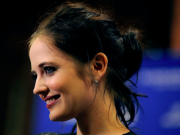
#> input picture nvshendahui/picture/伊娃-格林.jpg, 180 x 135 px; its folder holds 4 pictures in this run
$ python charts.py   (older library calls are emulated)
#> lines starting #> are read from the running program, lines starting #| are printed output that depends on the picture
# coding = utf-8
"""
@author: zhou
@time:2019/8/5 14:46
@File: charts.py
"""

from pyecharts.charts import Bar, WordCloud
from pyecharts import options as opts
import pandas as pd
import os
import random
from PIL import Image
import math


def do_charts():
    nvshen = pd.read_csv('nvshen.csv')
    nvshen.sort_values('weight_score', ascending=False, inplace=True)
    bar = Bar()
    count_top = nvshen['count'][0:10].values.tolist()
    count_bottom = nvshen['count'][-10:-1].values.tolist()
    count = [''.join(list(filter(str.isdigit, i))) for i in count_top] + \
            [''.join(list(filter(str.isdigit, i))) for i in count_bottom]
    name_top = nvshen['name'][0:10]
    name_bottom = nvshen['name'][-10:-1]
    name = name_top.values.tolist() + name_bottom.values.tolist()
    score_top = nvshen["weight_score"][0:10]
    score_bottom = nvshen["weight_score"][-10:-1]
    score = score_top.values.tolist() + score_bottom.values.tolist()
    bar.add_xaxis(name)
    bar.add_yaxis("女神得分/百分制", score, gap="0%")
    bar.add_yaxis("打分人数/万", count, gap="0%")
    bar.set_global_opts(title_opts=opts.TitleOpts(title="女神大会", subtitle="女神大排名-top10"),
                        datazoom_opts=opts.DataZoomOpts(is_show=True, orient="vertical"),
                        xaxis_opts=opts.AxisOpts(axislabel_opts=opts.LabelOpts(rotate=-45)),
                        toolbox_opts=opts.ToolboxOpts())
    bar.render('女神大排名-top10.html')

    word_name = nvshen['name'].values.tolist()
    word_value = nvshen["weight_score"].values.tolist()
    words = [i for i in zip(word_name, word_value)]
    wordcloud = WordCloud()
    wordcloud.add("", words, word_size_range=[10, 40], shape='circle')
    wordcloud.render("女神词云.html")


def do_baidu_charts():
    nvshen = pd.read_csv('nvshen_new.csv')
    nvshen.sort_values('aip_score', ascending=False, inplace=True)
    bar = Bar()
    name_top = nvshen['name'][0:10]
    name_bottom = nvshen['name'][-10:-1]
    name = name_top.values.tolist() + name_bottom.values.tolist()
    score_top = nvshen["aip_score"][0:10]
    score_bottom = nvshen["aip_score"][-10:-1]
    score = score_top.values.tolist() + score_bottom.values.tolist()
    bar.add_xaxis(name)
    bar.add_yaxis("女神新得分/百分制", score)
    bar.set_global_opts(datazoom_opts=opts.DataZoomOpts(is_show=True, orient="vertical"),
                        xaxis_opts=opts.AxisOpts(axislabel_opts=opts.LabelOpts(rotate=-45)),
                        toolbox_opts=opts.ToolboxOpts())
    bar.render('女神新排名.html')


def pic_wall():
    x = 0
    y = 0
    imgs = os.listdir("picture")
    random.shuffle(imgs)
    # 创建640*640的图片用于填充各小图片
    newImg = Image.new('RGBA', (2048, 2048))
#> newImg: PIL image 2048x2048 RGBA; every value is 0
    # 以640*640来拼接图片，math.sqrt()开平方根计算每张小图片的宽高，
    width = int(math.sqrt(2048 * 2048 / len(imgs)))
    # 每行图片数
    numLine = int(2048 / width)

    for i in imgs:
        if not i.endswith('jpg'):
            continue
        img = Image.open("picture/" + i)
#> img is the input picture: PIL image 180x135 RGBA; mean R, G, B, A 46.9, 38.2, 47.7, 255
        # 缩小图片
        img = img.resize((width, width), Image.ANTIALIAS)
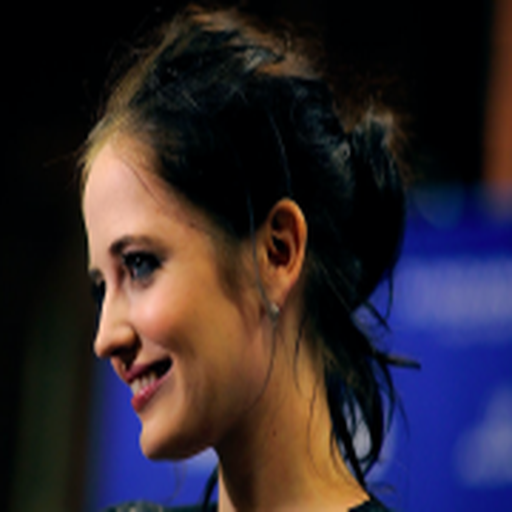
#> img: PIL image 1024x1024 RGBA (shown at 1/2 size); mean R, G, B, A 46.9, 38.2, 47.7, 255
        # 拼接图片，一行排满，换行拼接
        newImg.paste(img, (x * width, y * width))
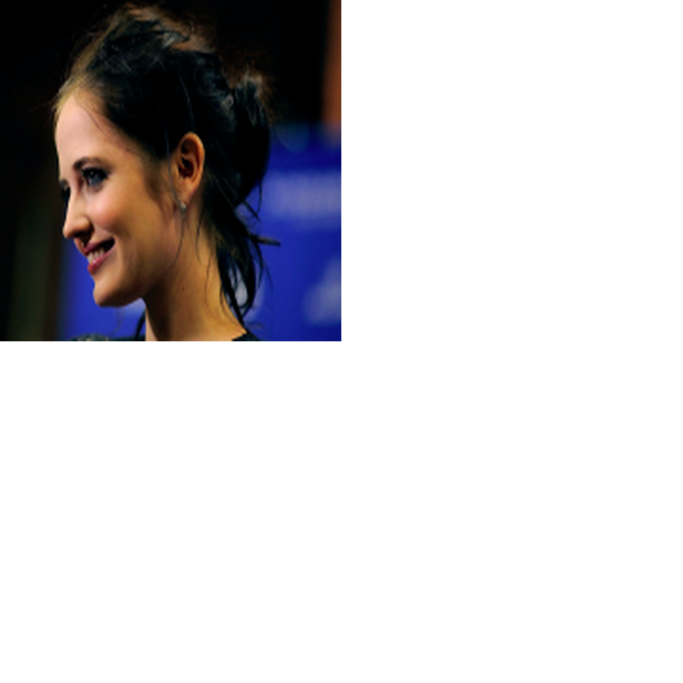
#> newImg: PIL image 2048x2048 RGBA (shown at 1/3 size); mean R, G, B, A 11.7, 9.5, 11.9, 63.8; transparent parts drawn white
        x += 1
        if x >= numLine:
            x = 0
            y += 1
#> pass 2 of the loop in pic_wall, `for i in imgs:`:
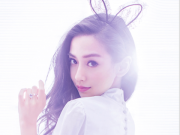
#> input picture nvshendahui/picture/Angelababy.jpg, 180 x 135 px
#> in pic_wall, img is the input picture: PIL image 180x135 RGBA; mean R, G, B, A 232.6, 225.4, 239.3, 255
#> in pic_wall, `img = img.resize((width, width), Image.ANTIALIAS)`:
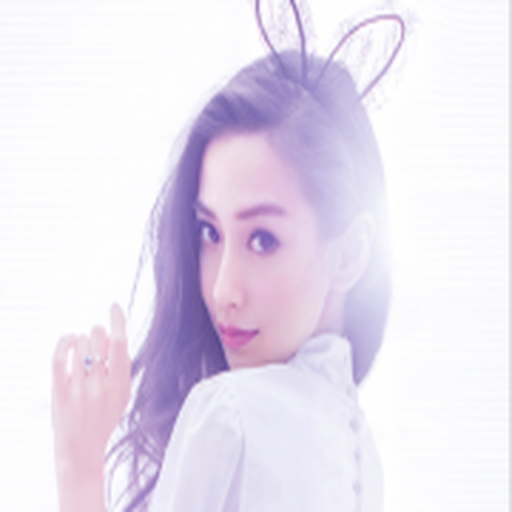
#> img: PIL image 1024x1024 RGBA (shown at 1/2 size); mean R, G, B, A 232.6, 225.4, 239.3, 255
#> in pic_wall, `newImg.paste(img, (x * width, y * width))`:
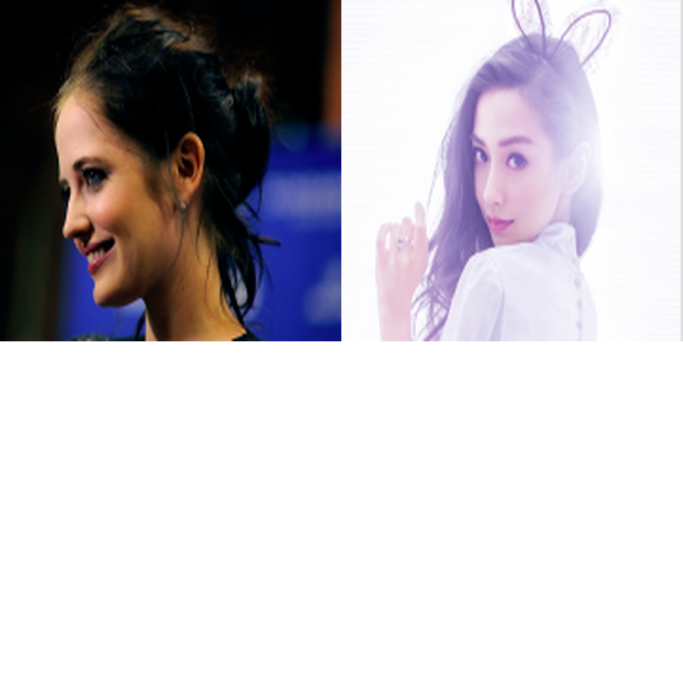
#> newImg: PIL image 2048x2048 RGBA (shown at 1/3 size); mean R, G, B, A 69.9, 65.9, 71.7, 127.5; transparent parts drawn white
#> pass 3 of the loop in pic_wall, `for i in imgs:`:
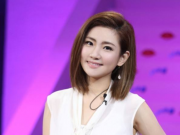
#> input picture nvshendahui/picture/任家萱.jpg, 180 x 135 px
#> in pic_wall, img is the input picture: PIL image 180x135 RGB; mean R, G, B 175.4, 101.8, 195.1
#> in pic_wall, `img = img.resize((width, width), Image.ANTIALIAS)`:
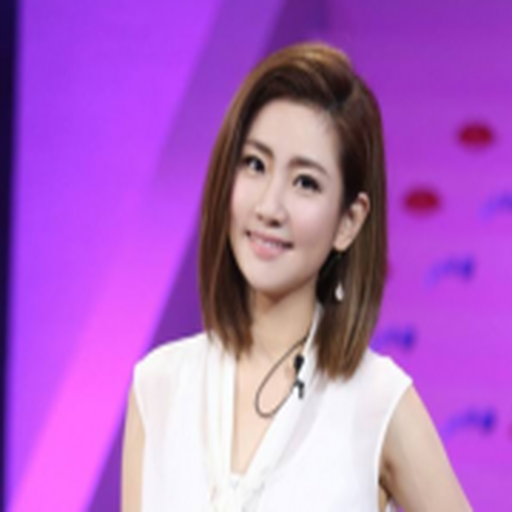
#> img: PIL image 1024x1024 RGB (shown at 1/2 size); mean R, G, B 175.4, 101.8, 195.1
#> in pic_wall, `newImg.paste(img, (x * width, y * width))`:
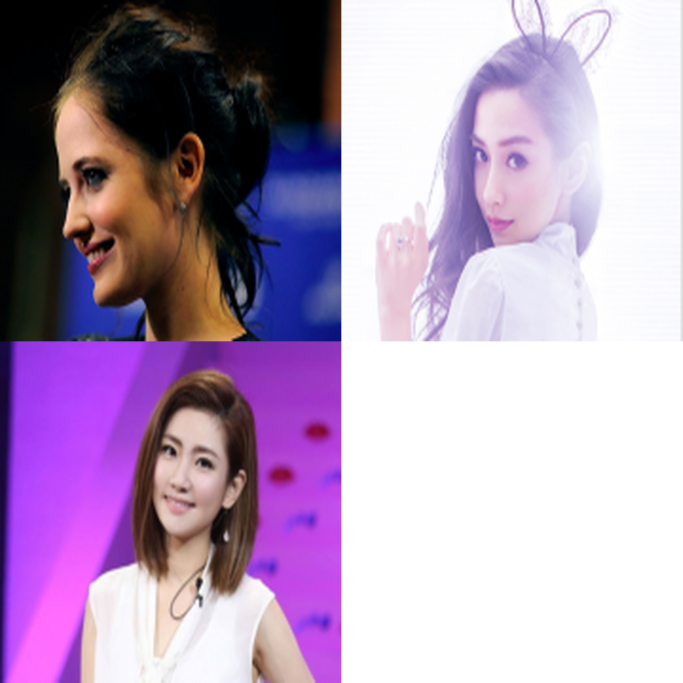
#> newImg: PIL image 2048x2048 RGBA (shown at 1/3 size); mean R, G, B, A 113.7, 91.3, 120.5, 191.2; transparent parts drawn white
#> the loop made 4 passes; the first 3 are shown
    newImg.save("all.png")
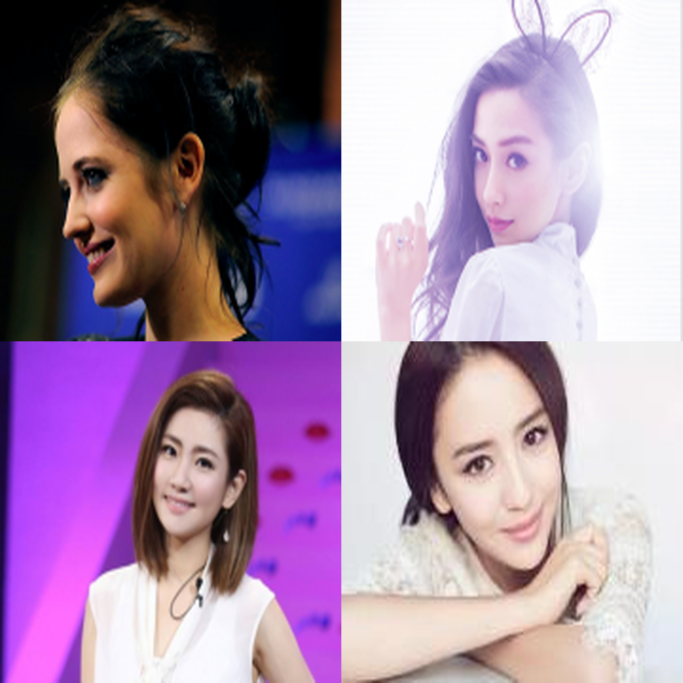
#> saved as all.png: PIL image 2048x2048 RGBA (shown at 1/3 size); mean R, G, B, A 165.9, 139.9, 168.2, 255


if __name__ == '__main__':
    pic_wall()
#> (the run stopped early here; a loop or call above may not have finished)
